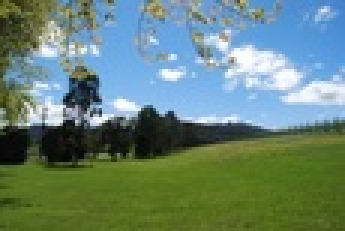
%> input picture EX1 Image Colourization/1.jpg, 115 x 77 px, shrunk from 448 x 300 before the run (shown 3 times larger)
$ octave homework1_welsh.m   (GNU Octave 9; MATLAB toolbox functions it lacks are replaced by stand-ins)
%> lines starting %> are read from the running program, lines starting %| are printed output that depends on the picture; in (x1, y1, x2, y2) boxes, pixels count from 0 and x2, y2 are one past the last pixel; in counts of white or black regions, pixels touching at a corner belong together; the program's own positions count from 1
clear all
A=imread('1.jpg');%灰度图片
%> A is the input picture: size 77x115x3 uint8; mean R, G, B 103.9, 131.6, 118.4
B=imread('2.jpg');%彩色图片
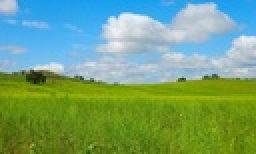
%> input picture EX1 Image Colourization/2.jpg, 128 x 77 px, shrunk from 500 x 300 before the run (shown 2 times larger)
%> B is the input picture: size 77x128x3 uint8; mean R, G, B 117.3, 161.8, 121.7
A=A(:,:,1);
%> A: size 77x115 uint8
A=histeq(A);
[l1,m1,s1]=match(A,B);
C=lms2rgb(l1,m1,s1);
subplot(1,3,1),imshow(A)
title('灰度目标图像')
subplot(1,3,2),imshow(C);
title('Welsh算法处理')
subplot(1,3,3),imshow(B)
title('彩色源图像')
%%
function [l,m,s]=rgb2lms(A) %RGB转lαβ
R=A(:,:,1);
G=A(:,:,2);
B=A(:,:,3);
%> B: size 77x128 uint8
L=double(0.3811*R+0.5783*G+0.0402*B);
M=double(0.1967*R+0.7244*G+0.0782*B);
S=double(0.0241*R+0.1288*G+0.8444*B);
l=0.5774*L+0.5774*M+0.5774*S;
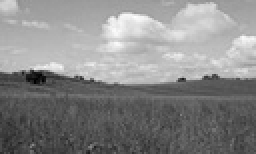
%> l: size 77x128 double (shown 2 times larger); min 30.6, max 426.7, mean 242.2; drawn with min black and max white
m=0.4082*L+0.4082*M-0.8165*S;
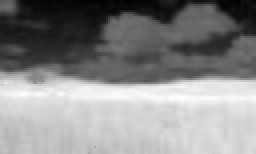
%> m: size 77x128 double (shown 2 times larger); min -83.3, max 101.2, mean 16.3; drawn with min black and max white
s=0.7071*L-0.7071*M;
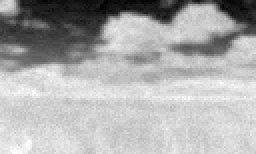
%> s: size 77x128 double (shown 2 times larger); min -20.51, max 2.83, mean -4.7; drawn with min black and max white
%> in match, `meanA=mean(mean(A))`: meanA = 126.7
%> in match, `meanB=mean(mean(l))`: meanB = 242.2
%> in match, `stdA=std(A(:),1)`: stdA = 74.59
%> in match, `stdB=std(l(:),1)`: stdB = 84.64
end
%%
function P=LD(l)  %求(▽L+▽D)/2
[M,N]=size(l);
%> M = 77; N = 115
l=double(l);
L=zeros(M,N);D=L;
for i=3:M-2
    for j=3:N-2
        sq1=l(i-2:i+2,j-2:j+2);
        L(i,j)=mean(sq1(:));
        D(i,j)=std(sq1(:),1);
    end
    sq2=l(i-2:i+2,1:3);
    L(i,1)=mean(sq2(:));
    D(i,1)=std(sq2(:),1);
    sq3=l(i-2:i+2,1:4);
    L(i,2)=mean(sq3(:));
    D(i,2)=std(sq3(:),1);
    sq4=l(i-2:i+2,end-3:end);
    L(i,end-1)=mean(sq4(:));
    D(i,end-1)=std(sq4(:),1);
    sq5=l(i-2:i+2,end-2:end);
    L(i,1)=mean(sq5(:));
    D(i,1)=std(sq5(:),1);
end
%> L: size 77x115 double
for j=3:N-2
    sq6=l(1:3,j-2:j+2);
    L(1,j)=mean(sq6(:));
    D(1,j)=std(sq6(:),1);
    sq7=l(1:4,j-2:j+2);
    L(2,j)=mean(sq7(:));
    D(2,j)=std(sq7(:),1);
    sq8=l(end-3:end,j-2:j+2);
    L(end-1,j)=mean(sq8(:));
    D(end-11,j)=std(sq8(:),1);
    sq9=l(end-2:end,j-2:j+2);
    L(end,j)=mean(sq9(:));
    D(end,j)=std(sq9(:),1);
end
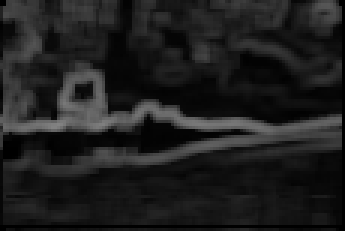
%> D: size 77x115 double (shown 3 times larger); min 0, max 131.6, mean 30.9
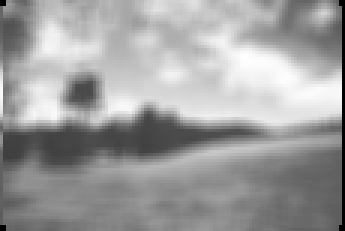
%> L: size 77x115 double (shown 3 times larger); min 0, max 387, mean 240.6; drawn with min black and max white
%左上
a=l(1:3,1:3);L(1,1)=mean(mean(a));D(1,1)=std(a(:),1);
%> after `a=l(1:3,1:3)`: a = [130.1 254.9 268.6; 153.9 254.9 268.6; 264 277.6 153.9]
%> after `L(1,1)=mean(mean(a))`: L: size 77x115 double; 0.01% of pixels changed, all inside (x1, y1, x2, y2) = (0, 0, 1, 1)
a=l(1:4,1:3);L(2,1)=mean(mean(a));D(4,1)=std(a(:),1);
%> after `a=l(1:4,1:3)`: a = [130.1 254.9 268.6; 153.9 254.9 268.6; 264 277.6 153.9; 282.2 282.2 323]
%> after `L(2,1)=mean(mean(a))`: L: size 77x115 double; min 0, max 387, mean 240.7
%> after `D(4,1)=std(a(:),1)`: D: size 77x115 double; min 0, max 131.6, mean 30.9; mean of the top-left, top-right, bottom-left and bottom-right quarters 37.4, 24.6, 31.1, 30.6
a=l(1:3,1:4);L(1,2)=mean(mean(a));D(1,2)=std(a(:),1);
%> after `a=l(1:3,1:4)`: a = [130.1 254.9 268.6 134.6; 153.9 254.9 268.6 264; 264 277.6 153.9 149.4]
%> after `L(1,2)=mean(mean(a))`: L: size 77x115 double; min 0, max 387, mean 240.7; mean of the top-left, top-right, bottom-left and bottom-right quarters 279.8, 295.9, 184.2, 205
a=l(1:4,1:4);L(2,2)=mean(mean(a));D(2,2)=std(a(:),1);
%> after `a=l(1:4,1:4)`: a = [130.1 254.9 268.6 134.6; 153.9 254.9 268.6 264; 264 277.6 153.9 149.4; 282.2 282.2 323 254.9]
%> after `L(2,2)=mean(mean(a))`: L: size 77x115 double; min 0, max 387, mean 240.7; mean of the top-left, top-right, bottom-left and bottom-right quarters 279.9, 295.9, 184.2, 205
%右上
a=l(M-2:M,1:3);L(M,1)=mean(mean(a));D(M,1)=std(a(:),1);
%> after `a=l(M-2:M,1:3)`: a = [149.4 149.4 185.7; 130.1 130.1 158.5; 181.2 153.9 190.3]
%> after `L(M,1)=mean(mean(a))`: L: size 77x115 double; min 0, max 387, mean 240.7; mean of the top-left, top-right, bottom-left and bottom-right quarters 279.9, 295.9, 184.3, 205
%> after `D(M,1)=std(a(:),1)`: D: size 77x115 double; min 0, max 131.6, mean 30.9; mean of the top-left, top-right, bottom-left and bottom-right quarters 37.4, 24.6, 31.2, 30.6
a=l(M-3:M,1:3);L(M-1,1)=mean(mean(a));D(M-1,1)=std(a(:),1);
%> after `a=l(M-3:M,1:3)`: a = [163 158.5 167.6; 149.4 149.4 185.7; 130.1 130.1 158.5; 181.2 153.9 190.3]
a=l(M-2:M,1:4);L(M,2)=mean(mean(a));D(M,1)=std(a(:),1);
%> after `a=l(M-2:M,1:4)`: a = [149.4 149.4 185.7 158.5; 130.1 130.1 158.5 143.7; 181.2 153.9 190.3 153.9]
%> after `L(M,2)=mean(mean(a))`: L: size 77x115 double; min 0, max 387, mean 240.8
a=l(M-3:M,1:4);L(M-1,2)=mean(mean(a));D(M-1,2)=std(a(:),1);
%> after `a=l(M-3:M,1:4)`: a = [163 158.5 167.6 153.9; 149.4 149.4 185.7 158.5; 130.1 130.1 158.5 143.7; 181.2 153.9 190.3 153.9]
%> after `L(M-1,2)=mean(mean(a))`: L: size 77x115 double; min 0, max 387, mean 240.8; mean of the top-left, top-right, bottom-left and bottom-right quarters 279.9, 295.9, 184.5, 205
%左下
a=l(1:3,N-2:N);L(1,N)=mean(mean(a));D(1,N)=std(a(:),1);
%> after `a=l(1:3,N-2:N)`: a = [139.2 139.2 134.6; 139.2 139.2 139.2; 143.7 134.6 134.6]
a=l(1:4,N-2:N);L(2,N)=mean(mean(a));D(2,N)=std(a(:),1);
%> after `a=l(1:4,N-2:N)`: a = [139.2 139.2 134.6; 139.2 139.2 139.2; 143.7 134.6 134.6; 231.1 149.4 139.2]
%> after `L(2,N)=mean(mean(a))`: L: size 77x115 double; min 0, max 387, mean 240.8; mean of the top-left, top-right, bottom-left and bottom-right quarters 279.9, 296, 184.5, 205
a=l(1:3,N-3:N);L(1,N-1)=mean(mean(a));D(1,N-1)=std(a(:),1);
%> after `a=l(1:3,N-3:N)`: a = [134.6 139.2 139.2 134.6; 139.2 139.2 139.2 139.2; 167.6 143.7 134.6 134.6]
%> after `L(1,N-1)=mean(mean(a))`: L: size 77x115 double; min 0, max 387, mean 240.8; mean of the top-left, top-right, bottom-left and bottom-right quarters 279.9, 296.1, 184.5, 205
a=l(1:4,N-3:N);L(2,N-1)=mean(mean(a));D(2,N-1)=std(a(:),1);
%> after `a=l(1:4,N-3:N)`: a = [134.6 139.2 139.2 134.6; 139.2 139.2 139.2 139.2; 167.6 143.7 134.6 134.6; 250.4 231.1 149.4 139.2]
%> after `L(2,N-1)=mean(mean(a))`: L: size 77x115 double; min 0, max 387, mean 240.9
%右下
a=l(M-2:M,N-2:N);L(M,N)=mean(mean(a));D(M,N)=std(a(:),1);
%> after `a=l(M-2:M,N-2:N)`: a = [143.7 134.6 139.2; 153.9 139.2 143.7; 134.6 130.1 134.6]
%> after `L(M,N)=mean(mean(a))`:
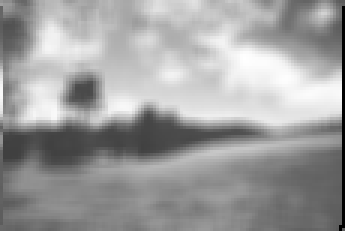
%> L: size 77x115 double (shown 3 times larger); min 0, max 387, mean 240.9; mean of the top-left, top-right, bottom-left and bottom-right quarters 279.9, 296.1, 184.5, 205; drawn with min black and max white
a=l(M-3:M,N-2:N);L(M-1,N)=mean(mean(a));D(M-1,N)=std(a(:),1);
%> after `a=l(M-3:M,N-2:N)`: a = [163 139.2 134.6; 143.7 134.6 139.2; 153.9 139.2 143.7; 134.6 130.1 134.6]
%> after `L(M-1,N)=mean(mean(a))`: L: size 77x115 double; 0.01% of pixels changed, all inside (x1, y1, x2, y2) = (114, 75, 115, 76)
a=l(M-2:M,N-3:N);L(M,N-1)=mean(mean(a));D(M,N-1)=std(a(:),1);
%> after `a=l(M-2:M,N-3:N)`: a = [134.6 143.7 134.6 139.2; 134.6 153.9 139.2 143.7; 134.6 134.6 130.1 134.6]
%> after `L(M,N-1)=mean(mean(a))`: L: size 77x115 double; min 0, max 387, mean 240.9; mean of the top-left, top-right, bottom-left and bottom-right quarters 279.9, 296.1, 184.5, 205.2
a=l(M-3:M,N-3:N);L(M-1,N-1)=mean(mean(a));D(M,N-1)=std(a(:),1);
%> after `a=l(M-3:M,N-3:N)`: a = [158.5 163 139.2 134.6; 134.6 143.7 134.6 139.2; 134.6 153.9 139.2 143.7; 134.6 134.6 130.1 134.6]

P=(L+D)/2;
end
%%
function [l1,m1,s1]=match(A,B) %匹配像素点，A为灰度图，B为彩色图
[M,N]=size(A);
[l,m,s]=rgb2lms(B);
A=double(A);
meanA=mean(mean(A));meanB=mean(mean(l));
stdA=std(A(:),1);stdB=std(l(:),1);
A1=stdB/stdA*(A-meanA)+meanB;
l1=A1;m1=zeros(M,N);s1=m1;
PA=LD(A1);PB=LD(l);
for i=1:M
    for j=1:N
        PAB=abs(PB-PA(i,j));
        [x,y]=find(PAB==min(min(PAB)));
        m1(i,j)=m(x(round(1)),y(round(1)));
        s1(i,j)=s(x(round(1)),y(round(1)));
    end
end
end
%%
function C=lms2rgb(l,m,s)  %lαβ转RGB
L=0.5774*l+0.4082*m+0.7071*s;
M=0.5774*l+0.4082*m-0.7071*s;
S=0.5774*l-0.8165*m;
R=4.4679*L-3.5873*M+0.1193*S;
G=-1.2186*L+2.3809*M-0.1624*S;
B=0.0497*L-0.2439*M+1.2045*S;
[m,n]=size(l);
%> m = 77; n = 115
C=zeros(m,n,3,'uint8');
C(:,:,1)=uint8(R);
C(:,:,2)=uint8(G);
C(:,:,3)=uint8(B);
end
